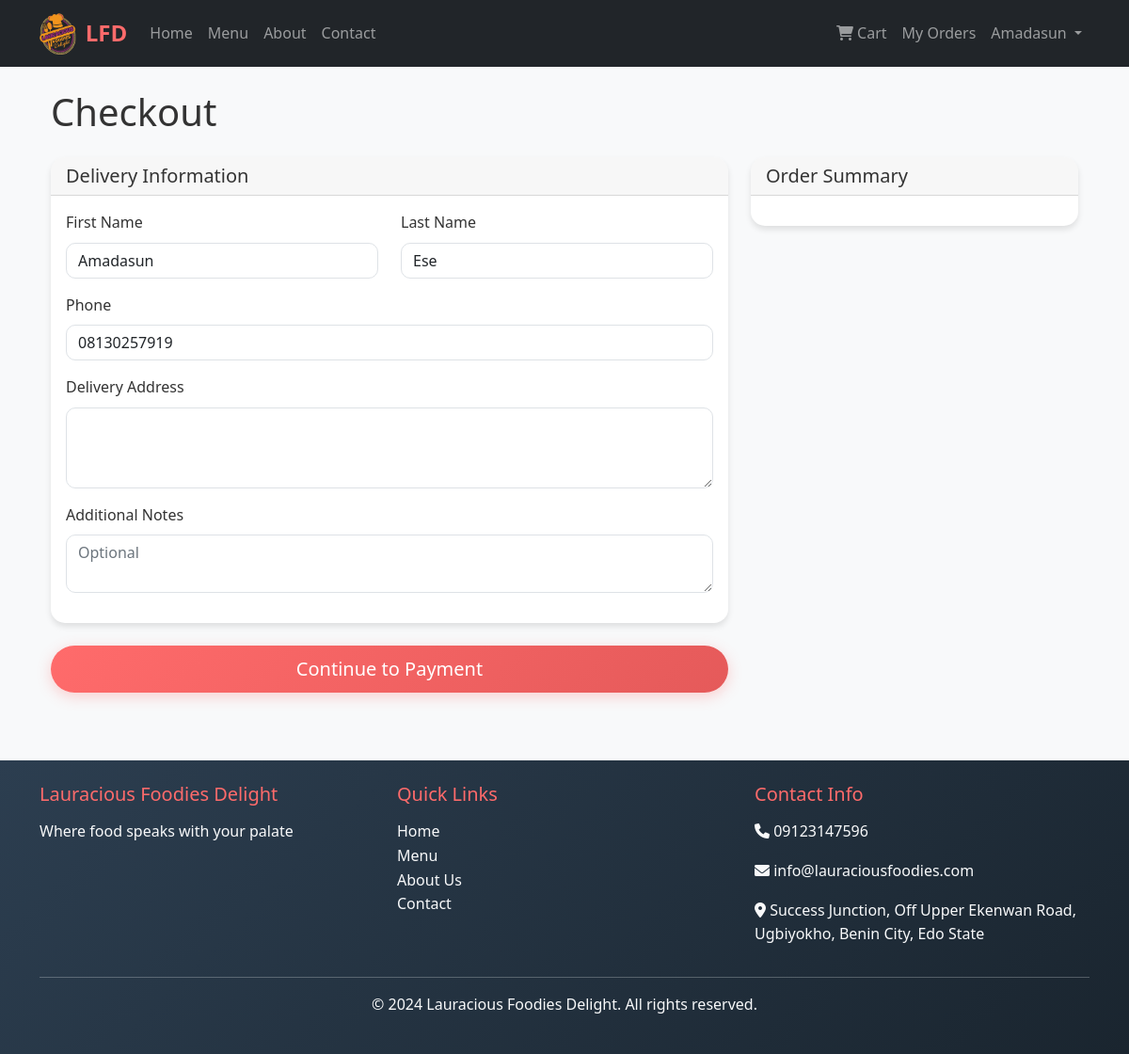
Before: /orders/checkout?order_id=22 (signed in) with the older database file.
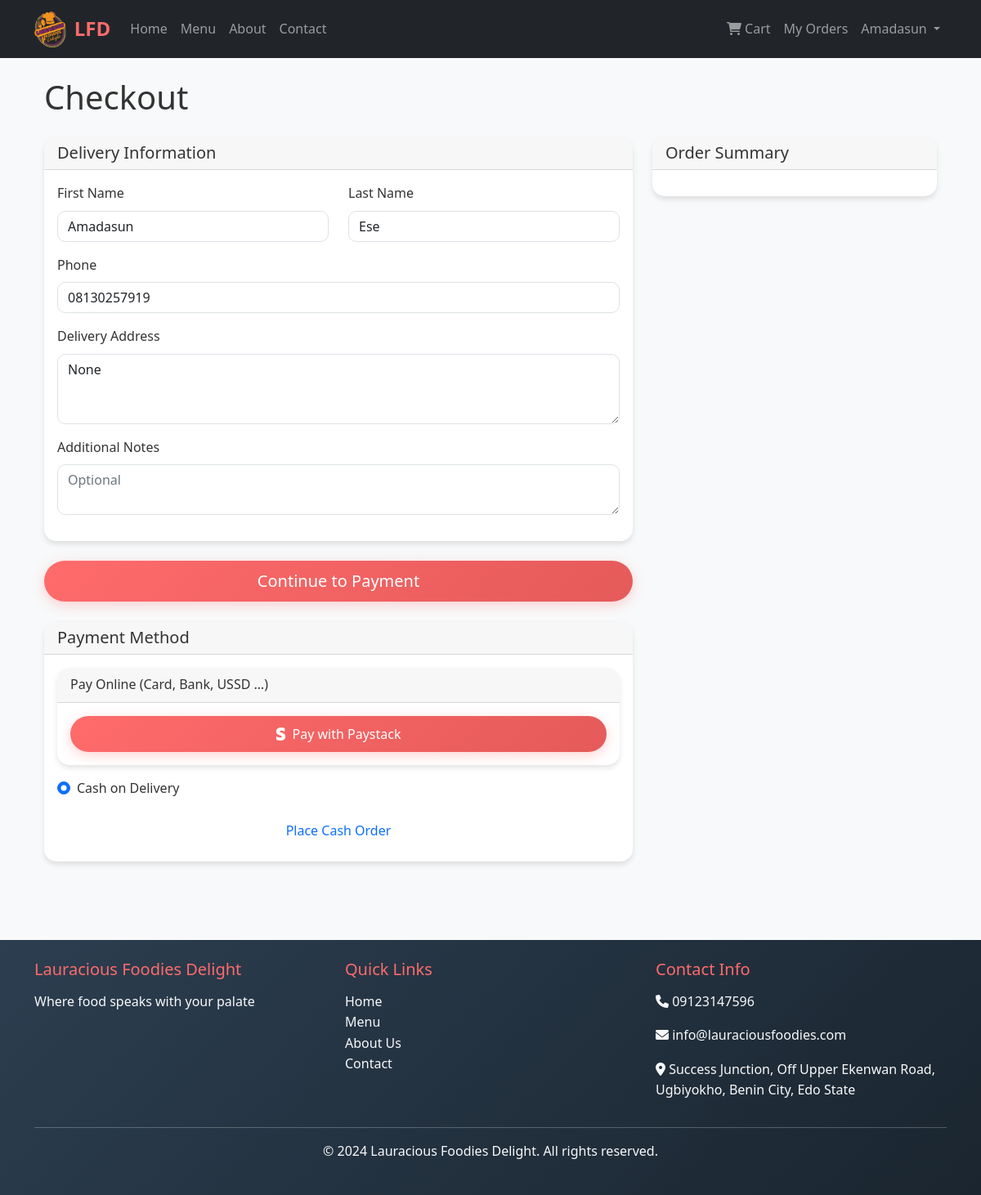
After: the same page with the newer database file.
### app/models.py (models this page shows, shortened)
class User(UserMixin, db.Model):
    id = db.Column(db.Integer, primary_key=True)
    username = db.Column(db.String(80), unique=True, nullable=False)
    email = db.Column(db.String(120), unique=True, nullable=False)
    password_hash = db.Column(db.String(128))
    first_name = db.Column(db.String(50), nullable=False)
    last_name = db.Column(db.String(50), nullable=False)
    phone = db.Column(db.String(20))
    address = db.Column(db.Text)
    is_admin = db.Column(db.Boolean, default=False)
    created_at = db.Column(db.DateTime, default=datetime.utcnow)
    orders = db.relationship('Order', backref='customer', lazy='dynamic')

### app/routes/orders.py (the view)
@bp.route('/checkout', methods=['GET'])
@login_required
def checkout():
    order = None
    order_id = request.args.get('order_id', type=int)
    if order_id:
        order = Order.query.get(order_id)
        if order and order.customer_id != current_user.id and not current_user.is_admin:
            flash('Access denied', 'danger')
            return redirect(url_for('main.index'))
    return render_template('checkout.html', order=order)

### app/templates/checkout.html (shortened to what this page needs)
{% extends "base.html" %}
{% block content %}
<div class="container">
    <h1 class="mb-4">Checkout</h1>
    <div class="row">
        <div class="col-lg-8">
  <form method="POST" action="{{ url_for('orders.create_order') }}" id="deliveryForm">
    <div class="card mb-4">
      <div class="card-header"><h5 class="mb-0">Delivery Information</h5></div>
      <div class="card-body">
        <div class="row">
          <div class="col-md-6 mb-3">
            <label class="form-label">First Name</label>
            <input type="text" class="form-control" name="first_name" value="{{ current_user.first_name }}" required>
          </div>
          <div class="col-md-6 mb-3">
            <label class="form-label">Last Name</label>
            <input type="text" class="form-control" name="last_name" value="{{ current_user.last_name }}" required>
          </div>
        </div>
        <div class="mb-3">
          <label class="form-label">Phone</label>
          <input type="tel" class="form-control" name="phone_number" value="{{ current_user.phone or '' }}" required>
        </div>
        <div class="mb-3">
          <label class="form-label">Delivery Address</label>
          <textarea class="form-control" name="delivery_address" rows="3" required>{{ current_user.address or '' }}</textarea>
        </div>
        <div class="mb-3">
          <label class="form-label">Additional Notes</label>
          <textarea class="form-control" name="notes" rows="2" placeholder="Optional"></textarea>
        </div>
      </div>
    </div>
    <button type="submit" class="btn btn-primary btn-lg w-100">Continue to Payment</button>
  </form>
  {% if order %}
  <div class="card mb-4 mt-4">
    <div class="card-header"><h5 class="mb-0">Payment Method</h5></div>
    <div class="card-body">
      <div class="card mb-3">
        <div class="card-header">Pay Online (Card, Bank, USSD …)</div>
        <div class="card-body">
            <form action="{{ url_for('orders.pay_with_paystack') }}" method="POST">
                <button type="submit" class="btn btn-primary w-100">
                  <i class="fab fa-stripe-s me-2"></i>Pay with Paystack
                </button>
              </form>
        </div>
      </div>
      <form action="{{ url_for('orders.confirm_cash_order', order_id=order.id) }}" method="POST">
        <div class="form-check mb-3">
          <input class="form-check-input" type="radio" name="payment_method" value="cash" checked>
          <label class="form-check-label">Cash on Delivery</label>
        </div>
        <button type="submit" class="btn btn-outline-primary w-100">Place Cash Order</button>
      </form>
    </div>
  </div>
  {% endif %}
</div>
        <div class="col-lg-4">
            <div class="card">
                <div class="card-header">
                    <h5 class="mb-0">Order Summary</h5>
                </div>
                <div class="card-body">
                </div>
            </div>
        </div>
    </div>
</div>
{% endblock %}

### app/templates/base.html (shortened to what this page needs)
<!DOCTYPE html>
<html lang="en">
<head>
    <link href="https://cdn.jsdelivr.net/npm/bootstrap@5.1.3/dist/css/bootstrap.min.css" rel="stylesheet">
    <link rel="stylesheet" href="https://cdnjs.cloudflare.com/ajax/libs/font-awesome/6.0.0/css/all.min.css">
    <link rel="stylesheet" href="{{ url_for('static', filename='css/style.css') }}">
</head>
<body class="d-flex flex-column min-vh-100">
    <nav class="navbar navbar-expand-lg navbar-dark bg-dark">
        <div class="container">
            <a class="navbar-brand d-flex align-items-center" href="{{ url_for('main.index') }}">
                <img src="{{ url_for('static', filename='images/log.png') }}"
                     alt="Lauracious Logo"
                     style="height: 45px; width: auto; margin-right: 10px; border-radius: 5px;">
                <span>LFD</span>
            </a>
            <div class="collapse navbar-collapse" id="navbarNav">
                <ul class="navbar-nav me-auto">
                    <li class="nav-item">
                        <a class="nav-link" href="{{ url_for('main.index') }}">Home</a>
                    </li>
                    <li class="nav-item">
                        <a class="nav-link" href="{{ url_for('menu.menu') }}">Menu</a>
                    </li>
                    <li class="nav-item">
                        <a class="nav-link" href="{{ url_for('main.about') }}">About</a>
                    </li>
                    <li class="nav-item">
                        <a class="nav-link" href="{{ url_for('main.contact') }}">Contact</a>
                    </li>
                </ul>
                <ul class="navbar-nav">
                    {% if current_user.is_authenticated %}
                        <li class="nav-item">
                            <a class="nav-link position-relative" href="{{ url_for('orders.cart') }}">
                              <i class="fas fa-shopping-cart"></i> Cart
                            </a>
                          </li>
                        <li class="nav-item">
                            <a class="nav-link" href="{{ url_for('orders.my_orders') }}">My Orders</a>
                        </li>
                        <li class="nav-item dropdown">
                            <a class="nav-link dropdown-toggle" href="#" id="navbarDropdown" data-bs-toggle="dropdown">
                                {{ current_user.first_name }}
                            </a>
                        </li>
                    {% endif %}
                </ul>
            </div>
        </div>
    </nav>
    <main class="container my-4 flex-grow-1">
        {% block content %}{% endblock %}
    </main>
    <footer class="bg-dark text-light mt-5 py-4">
        <div class="container">
            <div class="row">
                <div class="col-md-4">
                    <h5>Lauracious Foodies Delight</h5>
                    <p>Where food speaks with your palate</p>
                </div>
                <div class="col-md-4">
                    <h5>Quick Links</h5>
                    <ul class="list-unstyled">
                        <li><a href="{{ url_for('main.index') }}" class="text-light">Home</a></li>
                        <li><a href="{{ url_for('menu.menu') }}" class="text-light">Menu</a></li>
                        <li><a href="{{ url_for('main.about') }}" class="text-light">About Us</a></li>
                        <li><a href="{{ url_for('main.contact') }}" class="text-light">Contact</a></li>
                    </ul>
                </div>
                <div class="col-md-4">
                    <h5>Contact Info</h5>
                    <p><i class="fas fa-phone"></i> 09123147596</p>
                    <p><i class="fas fa-envelope"></i> info@lauraciousfoodies.com</p>
                    <p><i class="fas fa-map-marker-alt"></i> Success Junction, Off Upper Ekenwan Road, Ugbiyokho, Benin City, Edo State</p>
                </div>
            </div>
            <hr class="bg-light">
            <div class="text-center">
                <p>&copy; 2024 Lauracious Foodies Delight. All rights reserved.</p>
            </div>
        </div>
    </footer>
</body>
</html>

Changed rows visible on the page:
changed User "Amadasun": delivery_address (not shown) → "None"
Other visible differences:
form field payment_method: (not shown) → "☑"
text now shown: "Payment Method Pay Online (Card, Bank, USSD …) Pay with Paystack Cash on Delivery Place Cash Order"
